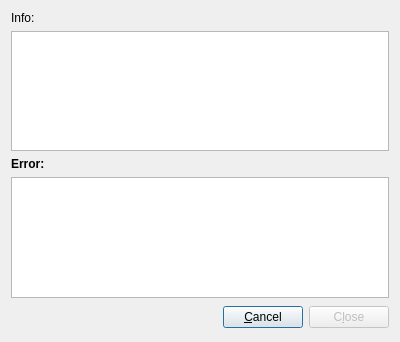
<ui version="4.0" >
 <class>OutputDialog</class>
 <widget class="QDialog" name="OutputDialog" >
  <property name="windowModality" >
   <enum>Qt::ApplicationModal</enum>
  </property>
  <property name="geometry" >
   <rect>
    <x>0</x>
    <y>0</y>
    <width>400</width>
    <height>342</height>
   </rect>
  </property>
  <property name="windowTitle" >
   <string>Dialog</string>
  </property>
  <layout class="QGridLayout" >
   <item row="0" column="0" colspan="3" >
    <widget class="QLabel" name="labelInfo" >
     <property name="text" >
      <string>Info:</string>
     </property>
    </widget>
   </item>
   <item row="1" column="0" colspan="3" >
    <widget class="QTextEdit" name="textEditOutput" >
     <property name="lineWrapMode" >
      <enum>QTextEdit::NoWrap</enum>
     </property>
     <property name="readOnly" >
      <bool>true</bool>
     </property>
    </widget>
   </item>
   <item row="2" column="0" colspan="3" >
    <widget class="QLabel" name="labelError" >
     <property name="font" >
      <font>
       <weight>75</weight>
       <bold>true</bold>
      </font>
     </property>
     <property name="text" >
      <string>Error:</string>
     </property>
    </widget>
   </item>
   <item row="3" column="0" colspan="3" >
    <widget class="QTextEdit" name="textEditError" />
   </item>
   <item row="4" column="0" >
    <spacer>
     <property name="orientation" >
      <enum>Qt::Horizontal</enum>
     </property>
     <property name="sizeHint" >
      <size>
       <width>151</width>
       <height>27</height>
      </size>
     </property>
    </spacer>
   </item>
   <item row="4" column="1" >
    <widget class="QPushButton" name="btnCancel" >
     <property name="enabled" >
      <bool>true</bool>
     </property>
     <property name="text" >
      <string>&amp;Cancel</string>
     </property>
    </widget>
   </item>
   <item row="4" column="2" >
    <widget class="QPushButton" name="btnClose" >
     <property name="enabled" >
      <bool>false</bool>
     </property>
     <property name="text" >
      <string>C&amp;lose</string>
     </property>
    </widget>
   </item>
  </layout>
 </widget>
 <resources/>
 <connections>
  <connection>
   <sender>btnClose</sender>
   <signal>clicked()</signal>
   <receiver>OutputDialog</receiver>
   <slot>close()</slot>
   <hints>
    <hint type="sourcelabel" >
     <x>348</x>
     <y>317</y>
    </hint>
    <hint type="destinationlabel" >
     <x>199</x>
     <y>170</y>
    </hint>
   </hints>
  </connection>
 </connections>
</ui>
